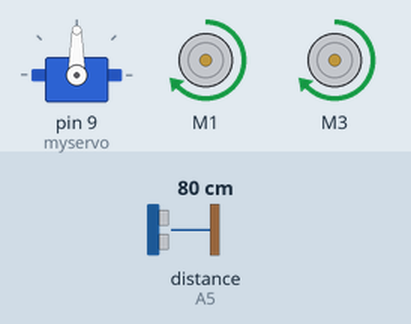
This sketch was run on a simulated Arduino Uno, built with avr-gcc and run on an emulated ATmega328P. Shown: servo, 2 × DC motor (green arrow = forward, orange = backward, longer = faster). The test bench sets the inputs (shaded band); at power-on: distance to the obstacle (sensor on A5) 80 cm. The echo pulse lasts 58.3 µs per cm.

Above: at 3.9 s.
4.0 s: distance to the obstacle (sensor on A5) set to 18 cm
5.5 s: distance to the obstacle (sensor on A5) set to 14 cm
At 6.7 s:
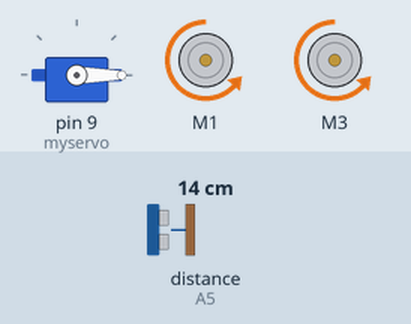
11.5 s: distance to the obstacle (sensor on A5) set to 35 cm
At 13.6 s:
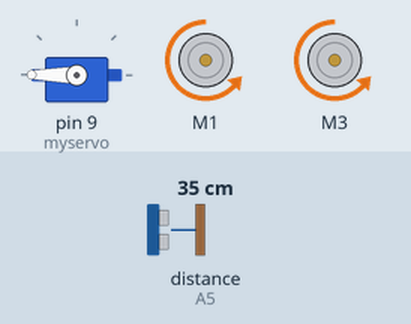
16.3 s: distance to the obstacle (sensor on A5) set to 2 cm
At 19.01 s:
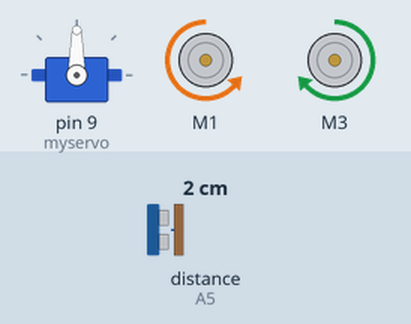
19.3 s: distance to the obstacle (sensor on A5) set to 60 cm
Timing chart, 0 to 23.3 s (numbered marks = the images above; inputs shaded):
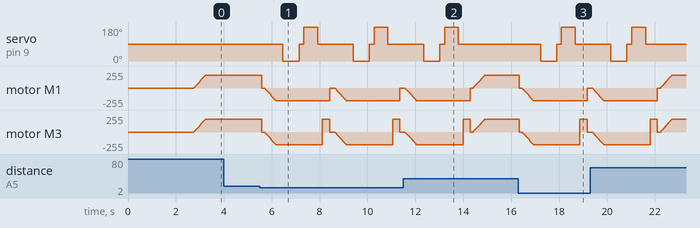

The sketch:

MyRobotCar.ino
```cpp
#include <AFMotor.h>
#include <NewPing.h>
#include <Servo.h>

#define TRIG_PIN A4 // defines the trigger pin for the sonar
#define ECHO_PIN A5 // defines the echo pin for the sonar
#define MAX_DISTANCE 200 // defines the range of the sonar
#define MAX_SPEED 190 // defines the maximum speed of the motors

NewPing sonar (TRIG_PIN, ECHO_PIN, MAX_DISTANCE);

AF_DCMotor motor1(1, MOTOR12_1KHZ);
AF_DCMotor motor2(3, MOTOR12_1KHZ);

Servo myservo;

boolean goesForward = false;
int distance = 100;
int motorSpeed = 0;

void setup()
{

  myservo.attach(9);
  myservo.write(90);
  delay(2000);
  distance = readPing();
  delay(100);
  distance = readPing();
  delay(100);
  distance = readPing();
  delay(100);
  distance = readPing();
  delay(100);


}

void loop() {
  int distanceR = 0;
  int distanceL = 0;
  delay(40);

  if(distance <= 15)
  {
    moveStop();
    delay(100);
    moveBackward();
    delay(300);
    distanceR = lookRight();
    delay(200);
    distanceL = lookLeft();
    delay(200);

    if(distanceR > distanceL)
    {
      turnRight();
      moveStop();
    }else
    {
      turnLeft();
      moveStop();
    }
  }else
  {
    moveForward();
  }
  distance = readPing();
  }

int lookRight()
{
  myservo.write(0);
  delay(500);
  int distance = readPing();
  delay(100);
  myservo.write(90);
  return distance;
}

int lookLeft()
{
  myservo.write(180);
  delay(500);
  int distance = readPing();
  myservo.write(90);
  return distance;
  delay(100);
}

int readPing()
{
  delay(70);
  int cm = sonar.ping_cm();
  if(cm == 0)
  {
    cm =250;
  }
  return cm;
}

void moveStop()
{
  motor1.run(RELEASE);
  motor2.run(RELEASE);

}

void moveForward()
{
  if(!goesForward)
  {
    goesForward = true;
    motor1.run(FORWARD);
    motor2.run(FORWARD);

       for(motorSpeed = 0; motorSpeed < MAX_SPEED; motorSpeed +=2)
       {
        motor1.setSpeed(motorSpeed);
        motor2.setSpeed(motorSpeed);
        delay(5);
       }
  }
}

void moveBackward(){
 goesForward = false;
 motor1.run(BACKWARD);
 motor2.run(BACKWARD);
 for(motorSpeed = 0; motorSpeed <= MAX_SPEED; motorSpeed += 2)
 {
  motor1.setSpeed(motorSpeed);
  motor2.setSpeed(motorSpeed);
  delay(5);
 }
}

void turnRight()
{
 motor1.run(FORWARD);
 motor2.run(BACKWARD);
 delay(300);
 motor1.run(FORWARD);
 motor2.run(FORWARD);
}

void turnLeft()
{
  motor1.run(BACKWARD);
  motor2.run(FORWARD);
  delay(300);
  motor1.run(FORWARD);
  motor2.run(FORWARD);
}
```

Measured:
- the behaviour switches between 16 and 15 cm on distance to the obstacle (sensor on A5) (found by bisection; images 0 and 1)
- after the input at 4.0 s, every drawn part: stays the same
- after the input at 5.5 s, servo on pin 9 (myservo): 90° → 0° after 0.97 s, → 90° 0.67 s later, → 180° 0.20 s later, → 90° 0.57 s later, … (8 changes in this stretch); motor M1: ramps from stopped to backward 190/255 and jumps back, once every 2.9 s; motor M3: ramps from forward 190/255 to backward 190/255 and jumps back, once every 2.9 s
- after the input at 11.5 s, servo on pin 9 (myservo): goes on until 13.8 s, then stays 90°
- after the input at 16.3 s, servo on pin 9 (myservo): 90° → 0° after 0.93 s, → 90° 0.67 s later, → 180° 0.20 s later, → 90° 0.57 s later
